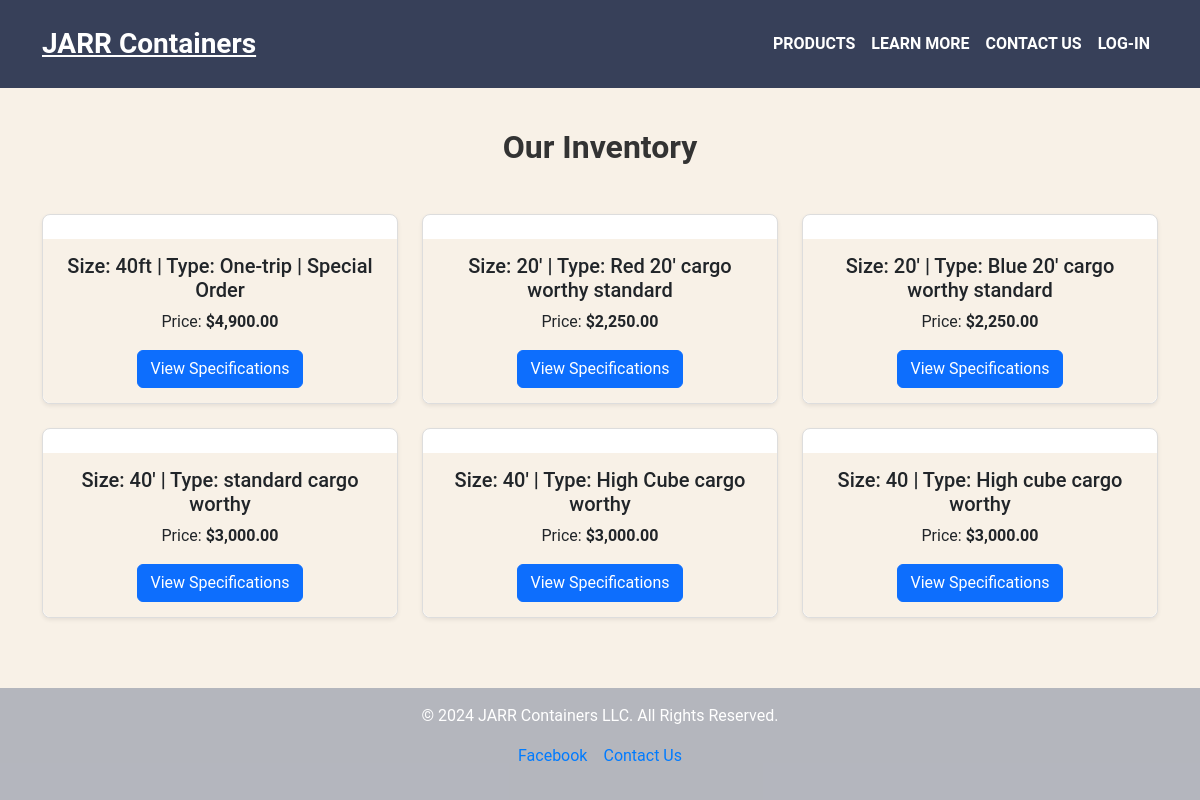
Page /products on the committed database.
### app.py (models this page shows, shortened)
class Container(db.Model):
    id = db.Column(db.Integer, primary_key=True)
    image1 = db.Column(db.String(200), nullable=True)
    image2 = db.Column(db.String(200), nullable=True)
    image3 = db.Column(db.String(200), nullable=True)
    image4 = db.Column(db.String(200), nullable=True)
    image5 = db.Column(db.String(200), nullable=True)
    price = db.Column(db.Float, nullable=False)
    size = db.Column(db.String(50), nullable=False)
    type = db.Column(db.String(50), nullable=False)
    details = db.Column(db.Text, nullable=False)

### app.py (the view)
@app.route('/products')
def products():
    containers = Container.query.all()
    return render_template('products.html', containers=containers)

### templates/products.html (shortened to what this page needs)
{% extends 'base.html' %}
{% block content %}
<section class="container py-5">
    <h2 class="text-center mb-5">Our Inventory</h2>
    <div class="row gy-4">
        {% if containers %}
            {% for container in containers %}
            <div class="col-md-6 col-lg-4">
                <div class="card w-100 h-100 shadow-sm">
                    <div class="card-body">
                        <h5 class="card-title">Size: {{ container.size }} | Type: {{ container.type }}</h5>
                        <p class="card-text">Price: <strong>${{ '{:,.2f}'.format(container.price) }}</strong></p>
                        <a href="{{ url_for('product_specifications', container_id=container.id) }}" class="btn btn-primary">View Specifications</a>
                    </div>
                </div>
            </div>
            {% endfor %}
        {% else %}
        <p class="text-center">No containers are available at the moment. Please check back later!</p>
        {% endif %}
    </div>
</section>
{% endblock %}

### templates/base.html (shortened to what this page needs)
<!DOCTYPE html>
<html lang="en">
<head>
    <link href="https://cdn.jsdelivr.net/npm/bootstrap@5.3.0-alpha1/dist/css/bootstrap.min.css" rel="stylesheet">
    <link rel="stylesheet" href="{{ url_for('static', filename='css/styles.css') }}">
</head>
<body>
    <header class="text-white py-3 fixed-top w-100" id="navbar">
        <div class="container d-flex justify-content-between align-items-center">
            <a href="{{ url_for('home') }}" class="text-white fs-3 fw-bold">JARR Containers</a>
            <nav class="navbar navbar-expand-lg navbar-light">
                <div class="collapse navbar-collapse" id="navbarNav">
                    <ul class="navbar-nav">
                        <li class="nav-item">
                            <a class="nav-link" href="{{ url_for('products') }}">Products</a>
                        </li>
                        <li class="nav-item">
                            <a class="nav-link" href="{{ url_for('learn') }}">Learn more</a>
                        </li>
                        <li class="nav-item">
                            <a class="nav-link" href="{{ url_for('contact') }}">Contact us</a>
                        </li>
                        <li class="nav-item">
                            <a class="nav-link" href="{{ url_for('login') }}">Log-in</a>
                        </li>
                    </ul>
                </div>
            </nav>
        </div>
    </header>
    {% block content %}
    {% endblock %}
    <footer class="custom-footer text-center py-3">
        <p>&copy; 2024 JARR Containers LLC. All Rights Reserved.</p>
        <ul class="list-unstyled d-flex justify-content-center gap-3">
            <li><a href="https://facebook.com" target="_blank" class="footer-link">Facebook</a></li>
            <li><a href="{{ url_for('contact') }}" class="footer-link">Contact Us</a></li>
        </ul>
    </footer>
</body>
</html>

### static/css/styles.css (style rules this page uses)
* { margin: 0; padding: 0; box-sizing: border-box; }
html, body { height: 100%; margin: 0; }
body { padding-top: 80px; font-family: 'Roboto', sans-serif; background-color: #f8f1e7; color: #000; display: flex; flex-direction: column; }
footer.custom-footer { background-color: #63708d75 !important; color: #fff; padding: 20px 0; width: 100%; }
.footer-link { color: #007bff; text-decoration: none; }
#navbar { z-index: 1000; background-color: #374059; }
.nav-link { text-transform: uppercase; font-weight: 600; color: #fff; }
section { padding: 60px 20px; }
section h2 { font-weight: 700; }
.card { border: 1px solid #ddd; border-radius: 8px; transition: transform 0.2s ease, box-shadow 0.2s ease; width: 30%; box-sizing: border-box; }
.card-body { text-align: center; background-color: #f8f1e7; border-radius: 0 0 8px 8px; padding: 15px; }
.card-text { font-size: medium; }
h2 { font-size: 2rem; font-weight: 700; color: #333; }
section h2 { font-weight: 700; font-size: 2rem; color: #333; }
.custom-footer { background-color: #374059; color: #fff; padding: 20px 0; margin-top: auto; }
.custom-footer a { color: #007bff; text-decoration: none; }
.custom-footer p { font-size: 1rem; }

### rows in the picture
Container: size "40ft", type "One-trip | Special Order", price "4,900.00"
Container: size "20'", type "Red 20' cargo worthy standard", price "2,250.00"
Container: size "20'", type "Blue 20' cargo worthy standard", price "2,250.00"
Container: size "40'", type "standard cargo worthy", price "3,000.00"
Container: size "40'", type "High Cube cargo worthy", price "3,000.00"
Container: size "40", type "High cube cargo worthy", price "3,000.00"
